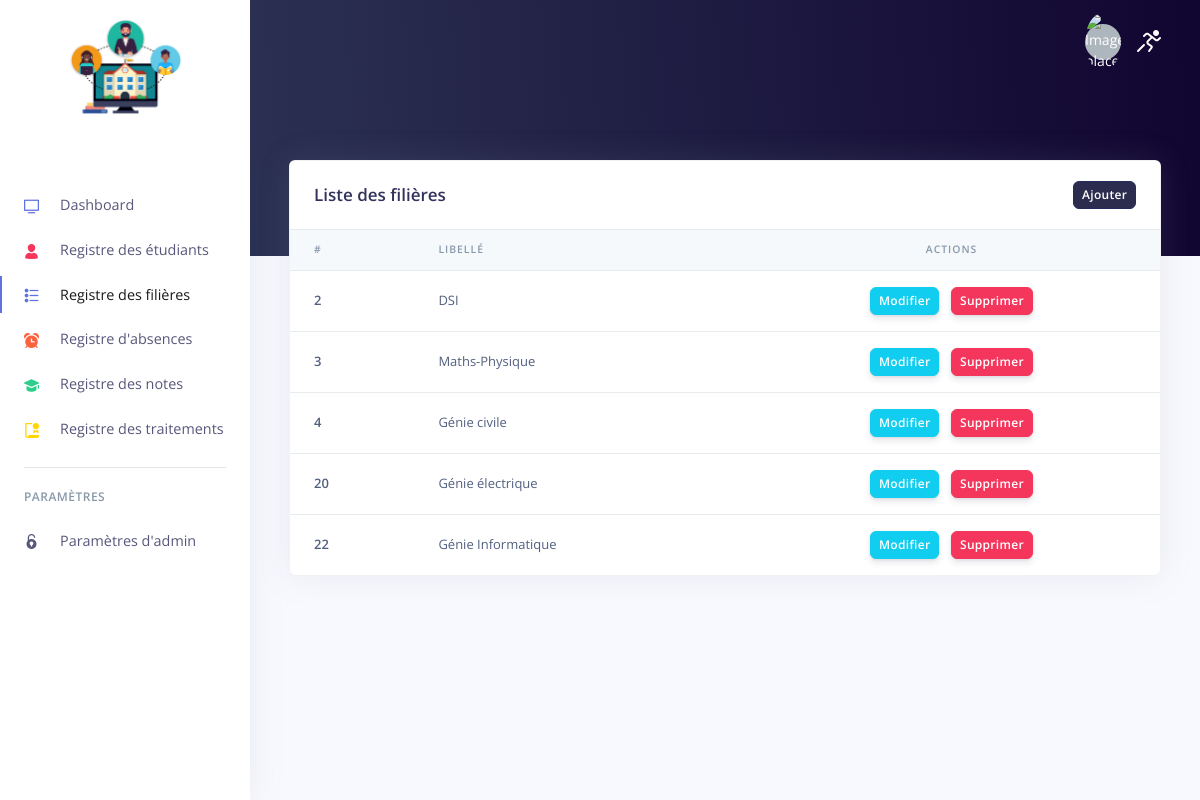
The page /filieresmanager.php (signed in) on the database its author committed.
### tables this page shows
CREATE TABLE `filiere` (
  `idFiliere` int(11) NOT NULL,
  `libelle` varchar(100) NOT NULL
);

### filieresmanager.php (the view, shortened to what this page needs)
<?php include('header.php');
 ?>
  <div class="header bg-gradient-primary pb-8 pt-5 pt-md-8">
    </div>
<div class="container-fluid mt--7">
      <div class="row">
        <div class="col">
         <div class="card shadow">
            <div class="card-header border-0">
              <div class="row align-items-center">
                <div class="col">
                  <h3 class="mb-0">Liste des filières</h3>
                </div>
                <div class="col text-right">
                  <a href="#" data-toggle="modal" data-target="#newfiliere" class="btn btn-sm btn-primary">Ajouter</a>
                </div>
              </div>
            </div>
            <div class="table-responsive">
              <table class="table align-items-center table-flush">
                <thead class="thead-light">
                  <tr>
                    <th scope="col">#</th>
                    <th scope="col">Libellé</th>
                    <th scope="col" class="text-center">Actions</th>
                  </tr>
                </thead>
                <tbody>
                  <?php
                    $sql="SELECT * FROM `filiere`";
                    $result=mysqli_query($conn,$sql);
                    while($row=mysqli_fetch_assoc($result)){
                  ?>
                  <tr>
                    <th scope="row">
                     <?php echo $row["idFiliere"]  ?>
                    </th>
                    <td>
                      <?php echo $row["libelle"]  ?>
                    </td>
                    <td class="text-center">
                      <a class="btn btn-sm btn-info" href="update_filiere.php?filiereid=<?php echo $row['idFiliere']; ?>">Modifier</a>
                      <a href="?suppid=<?php echo $row['idFiliere']; ?>" class="btn btn-sm btn-danger"  onclick="return confirm('Voulez-vous supprimer cet filière ?');">Supprimer</a>
                    </td>
                  </tr>
                <?php } ?>
<?php include('footer.php'); ?>

### rows shown on the page
filiere: idFiliere "2", libelle "DSI"
filiere: idFiliere "3", libelle "Maths-Physique"
filiere: idFiliere "4", libelle "Génie civile"
filiere: idFiliere "20", libelle "Génie électrique"
filiere: idFiliere "22", libelle "Génie Informatique"
